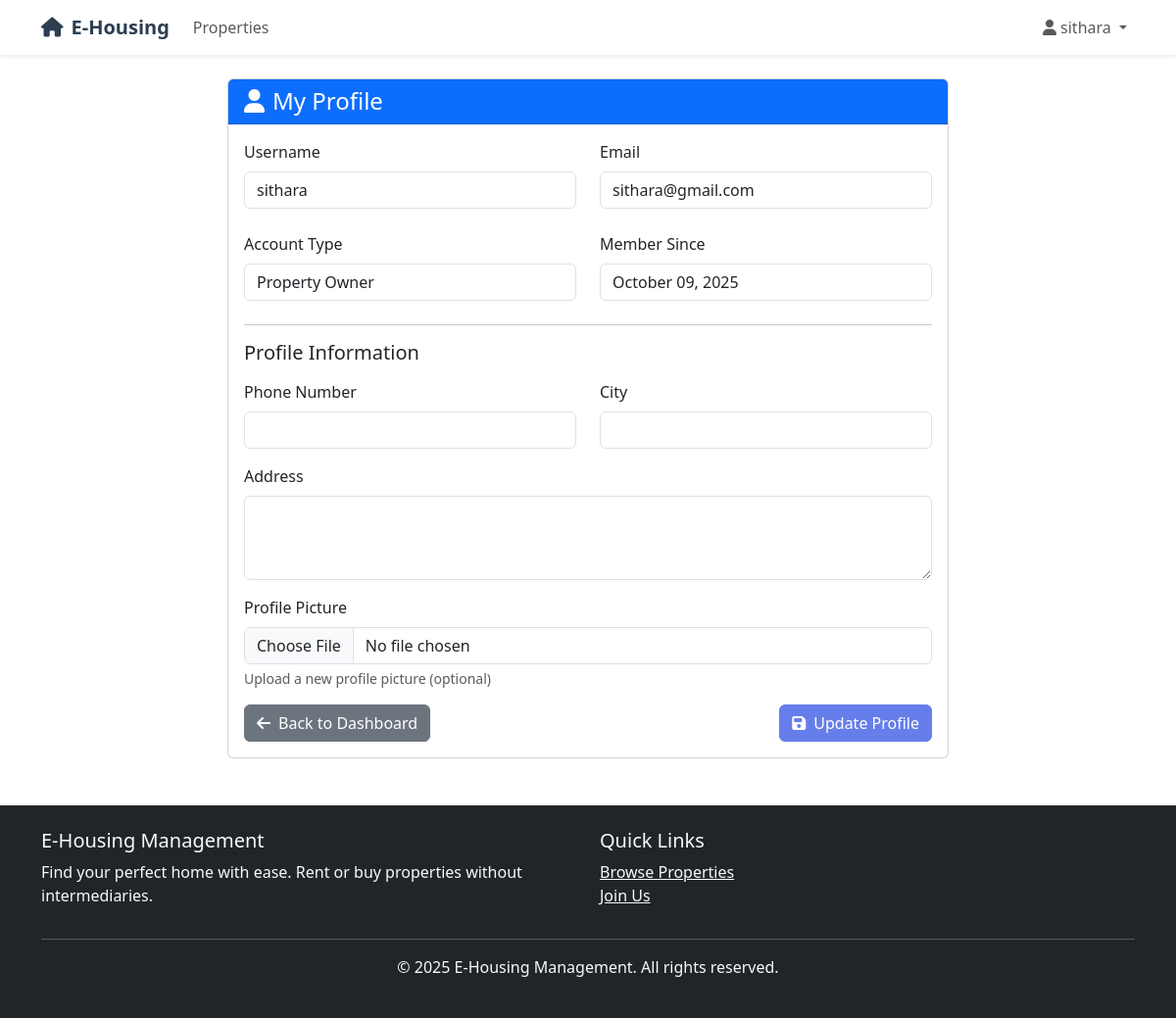
The app's page /accounts/profile/ (signed in) with its own data.
### accounts/models.py (models this page shows, shortened)
class User(AbstractUser):
    USER_TYPES = (
        ('buyer', 'Buyer/Tenant'),
        ('owner', 'Property Owner'),
        ('admin', 'Administrator'),
    )
    user_type = models.CharField(max_length=10, choices=USER_TYPES, default='buyer')
    is_approved = models.BooleanField(default=False)
    email = models.EmailField(unique=True)

class Profile(models.Model):
    user = models.OneToOneField(User, on_delete=models.CASCADE)
    phone = models.CharField(max_length=15, blank=True)
    address = models.TextField(blank=True)
    city = models.CharField(max_length=50, blank=True)
    profile_picture = models.ImageField(upload_to='profiles/', blank=True, null=True)
    created_at = models.DateTimeField(auto_now_add=True)
    updated_at = models.DateTimeField(auto_now=True)

### accounts/views.py (the view)
# urls.py: path('profile/', views.profile_view, name='profile'),
@login_required
def profile_view(request):
    profile, created = Profile.objects.get_or_create(user=request.user)
    if request.method == 'POST':
        form = ProfileForm(request.POST, request.FILES, instance=profile)
        if form.is_valid():
            form.save()
            messages.success(request, 'Profile updated successfully!')
            return redirect('accounts:profile')
    else:
        form = ProfileForm(instance=profile)
    return render(request, 'accounts/profile.html', {'form': form, 'profile': profile})

### accounts/forms.py
class ProfileForm(forms.ModelForm):
    class Meta:
        model = Profile
        fields = ['phone', 'address', 'city', 'profile_picture']
        widgets = {
            'phone': forms.TextInput(attrs={'class': 'form-control'}),
            'address': forms.Textarea(attrs={'class': 'form-control', 'rows': 3}),
            'city': forms.TextInput(attrs={'class': 'form-control'}),
            'profile_picture': forms.FileInput(attrs={'class': 'form-control'}),
        }

### templates/accounts/profile.html (shortened to what this page needs)
{% extends 'base.html' %}
{% block content %}
<div class="container mt-4">
    <div class="row justify-content-center">
        <div class="col-md-8">
            <div class="card">
                <div class="card-header bg-primary text-white">
                    <h4 class="mb-0"><i class="fas fa-user me-2"></i>My Profile</h4>
                </div>
                <div class="card-body">
                    <form method="post" enctype="multipart/form-data">
                        <div class="row mb-4">
                            <div class="col-md-6">
                                <label class="form-label">Username</label>
                                <input type="text" class="form-control" value="{{ user.username }}" readonly>
                            </div>
                            <div class="col-md-6">
                                <label class="form-label">Email</label>
                                <input type="email" class="form-control" value="{{ user.email }}" readonly>
                            </div>
                        </div>
                        <div class="row mb-4">
                            <div class="col-md-6">
                                <label class="form-label">Account Type</label>
                                <input type="text" class="form-control" value="{{ user.get_user_type_display }}" readonly>
                            </div>
                            <div class="col-md-6">
                                <label class="form-label">Member Since</label>
                                <input type="text" class="form-control" value="{{ user.date_joined|date:'F d, Y' }}" readonly>
                            </div>
                        </div>
                        <hr>
                        <h5 class="mb-3">Profile Information</h5>
                        <div class="row mb-3">
                            <div class="col-md-6">
                                <label for="{{ form.phone.id_for_label }}" class="form-label">Phone Number</label>
                                {{ form.phone }}
                            </div>
                            <div class="col-md-6">
                                <label for="{{ form.city.id_for_label }}" class="form-label">City</label>
                                {{ form.city }}
                            </div>
                        </div>
                        <div class="mb-3">
                            <label for="{{ form.address.id_for_label }}" class="form-label">Address</label>
                            {{ form.address }}
                        </div>
                        <div class="mb-3">
                            <label for="{{ form.profile_picture.id_for_label }}" class="form-label">Profile Picture</label>
                            {{ form.profile_picture }}
                            <div class="form-text">Upload a new profile picture (optional)</div>
                        </div>
                        <div class="d-flex justify-content-between">
                            <a href="{% if user.user_type == 'admin' %}{% url 'accounts:admin_dashboard' %}{% elif user.user_type == 'owner' %}{% url 'accounts:owner_dashboard' %}{% else %}{% url 'accounts:user_dashboard' %}{% endif %}"
                               class="btn btn-secondary">
                                <i class="fas fa-arrow-left me-2"></i>Back to Dashboard
                            </a>
                            <button type="submit" class="btn btn-primary">
                                <i class="fas fa-save me-2"></i>Update Profile
                            </button>
                        </div>
                    </form>
                </div>
            </div>
        </div>
    </div>
</div>
{% endblock %}

### templates/base.html (shortened to what this page needs)
<!DOCTYPE html>
<html lang="en">
<head>
    <link href="https://cdn.jsdelivr.net/npm/bootstrap@5.3.0/dist/css/bootstrap.min.css" rel="stylesheet">
    <link href="https://cdnjs.cloudflare.com/ajax/libs/font-awesome/6.0.0/css/all.min.css" rel="stylesheet">
</head>
<body>
    <nav class="navbar navbar-expand-lg navbar-light bg-white shadow-sm">
        <div class="container">
            <a class="navbar-brand" href="{% url 'home' %}">
                <i class="fas fa-home me-2"></i>E-Housing
            </a>
            <div class="collapse navbar-collapse" id="navbarNav">
                <ul class="navbar-nav me-auto">
                    <li class="nav-item">
                        <a class="nav-link" href="{% url 'properties:list' %}">Properties</a>
                    </li>
                </ul>
                <ul class="navbar-nav">
                    {% if user.is_authenticated %}
                        <li class="nav-item dropdown">
                            <a class="nav-link dropdown-toggle" href="#" id="navbarDropdown" role="button" data-bs-toggle="dropdown">
                                <i class="fas fa-user me-1"></i>{{ user.username }}
                            </a>
                        </li>
                    {% endif %}
                </ul>
            </div>
        </div>
    </nav>
    <main>
        {% block content %}
        {% endblock %}
    </main>
    <footer class="bg-dark text-light py-4 mt-5">
        <div class="container">
            <div class="row">
                <div class="col-md-6">
                    <h5>E-Housing Management</h5>
                    <p>Find your perfect home with ease. Rent or buy properties without intermediaries.</p>
                </div>
                <div class="col-md-6">
                    <h5>Quick Links</h5>
                    <ul class="list-unstyled">
                        <li><a href="{% url 'properties:list' %}" class="text-light">Browse Properties</a></li>
                        <li><a href="{% url 'accounts:register' %}" class="text-light">Join Us</a></li>
                    </ul>
                </div>
            </div>
            <hr>
            <div class="text-center">
                <p>&copy; 2025 E-Housing Management. All rights reserved.</p>
            </div>
        </div>
    </footer>
</body>
</html>

### templates/base.html (style rules this page uses)
.navbar-brand { font-weight: bold; color: #2c3e50 !important; }
.btn-primary { background-color: #667eea; border-color: #667eea; }

### records on screen
User: username "sithara", email "sithara@gmail.com", user_type "Property Owner", date_joined "October 09, 2025"
